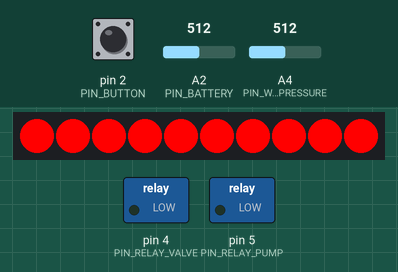
Recording of a sketch running on a simulated Arduino Uno, built with avr-gcc and run on an emulated ATmega328P. Parts: 10 RGB LEDs in strip order, left to right, switched loads named in the sketch (green lamp = pin HIGH). The test bench sets the inputs (shaded band); at power-on: A4 (PIN_WATER_PRESSURE) = 512, A2 (PIN_BATTERY) = 512, pin 2 (PIN_BUTTON) LOW. What the sketch prints to the serial monitor is not drawn.

Above: at 6.4 s.
6.5 s: A4 (PIN_WATER_PRESSURE) set to 716
At 12.7 s:
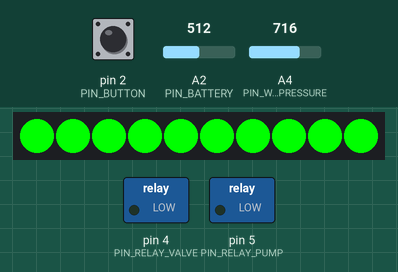
17.9 s: A2 (PIN_BATTERY) set to 863
29.3 s: A2 (PIN_BATTERY) set to 887
At 30.1 s:
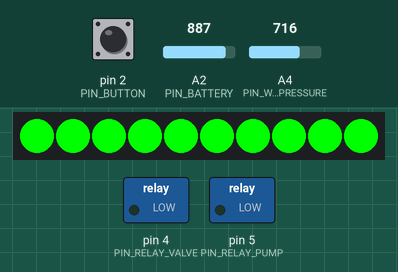
35.7 s: A4 (PIN_WATER_PRESSURE) set to 511
At 38.2 s:
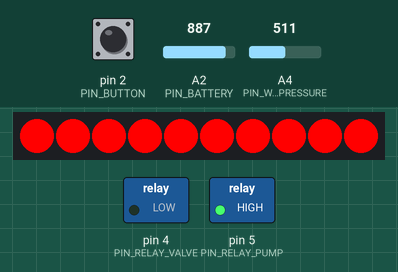
47.1 s: pin 2 (PIN_BUTTON) pulled HIGH for 3 s
At 50.1 s:
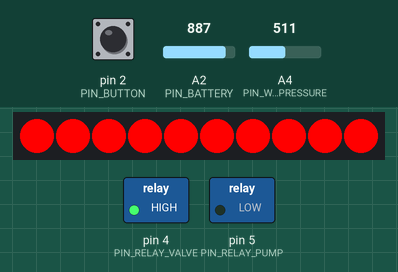
Timing chart, 0 to 51.6 s (numbered marks = the images above; inputs shaded):
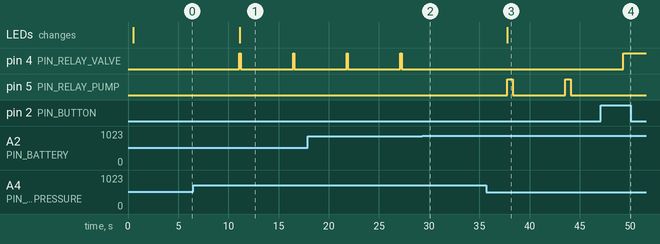

Measured:
- after the input at 6.5 s, pin 4 (PIN_RELAY_VALVE): alternates HIGH for 0.12 s and LOW for 5.2 s, starting after 4.6 s; the LEDs: change after 4.6 s (image 1)
- after the input at 29.3 s, pin 4 (PIN_RELAY_VALVE): stays LOW (without the input it goes to HIGH after 3.2 s)
- after the input at 35.7 s, pin 5 (PIN_RELAY_PUMP): alternates HIGH for 0.55 s and LOW for 5.2 s, starting after 2.1 s; the LEDs: change after 2.1 s (image 3)
- after the input at 47.1 s, pin 4 (PIN_RELAY_VALVE): LOW → HIGH after 2.2 s; pin 5 (PIN_RELAY_PUMP): stays LOW (without the input it goes to HIGH after 2.2 s)

The sketch:

prototype.ino
```cpp
#include <Adafruit_NeoPixel.h>

/**
 * Analog input pin on Arduino board connected to voltage divider taking battery voltage.
 */
#define PIN_BATTERY A2
#define BATTERY_LOW_VOLTAGE 10500
#define BATTERY_HIGH_VOLTAGE 14000
#define ADC_MIN 0
#define ADC_MAX 1023
#define VOLTAGE_DIVIDER_12V_VOLTAGE_AT_MAX_ADC 16230

/**
 * Analog input pin on Arduino board connected to amplifier of water pressure sensor.
 */
#define PIN_WATER_PRESSURE A4
#define PRESSURE_SENSOR_LOW_VOLTAGE 596 // Pressure sensor at 0 cm overhead water
#define PRESSURE_SENSOR_HIGH_VOLTAGE 642
#define WATER_HEIGHT_MAX 90

/**
 * Digital output pin on Arduino board connected to relay controlling water pump.
 *
 * Setting this pin to HIGH will fill the pipe with water.
 */
#define PIN_RELAY_PUMP 5

/**
 * Digital output pin on Arduino board connected to relay controlling solenoid valve.
 *
 * Setting this pin to HIGH will empty the pipe of water.
 */
#define PIN_RELAY_VALVE 4

#define PIN_BUTTON 2

#define PIN_NEOPIXELS 7

#define NO_OF_NEOPIXELS 10

#define HYSTERIS 3 // Percentage hysteris
#define LOGGING true
#define WAIT_STATE_COUNT 500
#define MAIN_LOOP_WAIT 10

int batterySensor = 0;      // Value read from the voltage divider
int batteryVoltage = 0;     // Battery voltage in mV
int batteryPercentage = 0;  // Battery capacity in percentage

int pressureSensor = 0;     // value read from water pressure sensor. The sensor reads 0-5V for 0-16 ATM
int waterHeight = 0;        // Water height in cm
int waterPercentage = 0;    // Water height in percentage

const int STATE_INIT = 0;
const int STATE_MEASURE = 1;
const int STATE_ACT = 2;
const int STATE_WAIT = 3;
const int STATE_EMPTY = 4;

int s_state = STATE_INIT;
int s_pending_state;
int s_counter;
int s_init;

Adafruit_NeoPixel strip = Adafruit_NeoPixel(NO_OF_NEOPIXELS, PIN_NEOPIXELS, NEO_GRB + NEO_KHZ800);

void setup() {
  // initialize serial communications at 9600 bps:
  Serial.begin(9600);
  pinMode(PIN_BUTTON, INPUT);
  pinMode(PIN_RELAY_PUMP, OUTPUT);
  digitalWrite(PIN_RELAY_PUMP, LOW);
  pinMode(PIN_RELAY_VALVE, OUTPUT);
  digitalWrite(PIN_RELAY_VALVE, LOW);

  strip.begin();
  strip.show(); // Initialize all pixels to 'off'

}

/**
 * Main loop is to execute with a 10ms wait
 */
void loop() {

  // Execute state
  switch(s_state) {
    case STATE_INIT:
      state_init();
      break;
    case STATE_MEASURE:
      state_measure();
      break;
    case STATE_ACT:
      state_act();
      break;
    case STATE_WAIT:
      state_wait();
      break;

    case STATE_EMPTY:
      digitalWrite(PIN_RELAY_PUMP, LOW);
      digitalWrite(PIN_RELAY_VALVE, HIGH);
      break;
  }

  // Change to pending state
  nextState();

  // Wait
  delay(MAIN_LOOP_WAIT);
}

void state_init() {
  if (LOGGING) {
    logStart();
    Serial.println("\n\n\t Solar Power Well Meter - Prototype v1.0\n\n");

    Serial.print("\t BATTERY_LOW_VOLTAGE: ");
    Serial.println(BATTERY_LOW_VOLTAGE);
    Serial.print("\t BATTERY_HIGH_VOLTAGE: ");
    Serial.println(BATTERY_HIGH_VOLTAGE);
    Serial.print("\t VOLTAGE_DIVIDER_12V_VOLTAGE_AT_MAX_ADC: ");
    Serial.println(VOLTAGE_DIVIDER_12V_VOLTAGE_AT_MAX_ADC);

    Serial.print("\n\t PRESSURE_SENSOR_LOW_VOLTAGE: ");
    Serial.println(PRESSURE_SENSOR_LOW_VOLTAGE);
    Serial.print("\t PRESSURE_SENSOR_HIGH_VOLTAGE: ");
    Serial.println(PRESSURE_SENSOR_HIGH_VOLTAGE);
    Serial.print("\t WATER_HEIGHT_MAX: ");
    Serial.println(WATER_HEIGHT_MAX);

    Serial.print("\n\t MAIN_LOOP_WAIT: ");
    Serial.println(MAIN_LOOP_WAIT);
    Serial.print("\t HYSTERIS PERCENTAGE: ");
    Serial.println(HYSTERIS);
    logEnd();
  }
  s_pending_state = STATE_MEASURE;
}

void state_measure() {
  // read the analog values
  batterySensor = analogRead(PIN_BATTERY);
  batteryVoltage = convert12VBatterySensorToVoltage(batterySensor);
  batteryPercentage = convertBatteryVoltageToPercentage(batteryVoltage);
  if (batteryPercentage > 100) {
    batteryPercentage = 100;
  } else if (batteryPercentage < 0) {
    batteryPercentage = 0;
  }

  int button = digitalRead(PIN_BUTTON);

  pressureSensor = analogRead(PIN_WATER_PRESSURE);
  waterHeight = map(pressureSensor, PRESSURE_SENSOR_LOW_VOLTAGE, PRESSURE_SENSOR_HIGH_VOLTAGE, 0, 90);
  waterPercentage = map(waterHeight, 0, WATER_HEIGHT_MAX, 0, 100);
  if (waterPercentage > 100) {
    waterPercentage = 100;
  } else if (waterPercentage < 0) {
    waterPercentage = 0;
  }

  if (LOGGING) {
    logStart();
    logBatteryToSerial();
    logWaterToSerial();
    logEnd();
  }

  if (button) {
    s_pending_state = STATE_EMPTY;
  } else {
    s_pending_state = STATE_ACT;
  }
}

void state_act() {
  if (s_init) {
    int error = batteryPercentage - waterPercentage;

    // If error > 0 it means that the battery has higher percentage charge than water is indicating
    if (error > HYSTERIS) {
      s_counter = 50;
      digitalWrite(PIN_RELAY_PUMP, HIGH);
    }

    if (error < -HYSTERIS) {
      s_counter = 10;
      digitalWrite(PIN_RELAY_VALVE, HIGH);
    }

    if (LOGGING) {
      logStart();
      Serial.print("\t Error: ");
      Serial.println(error);
      logEnd();
    }
  }

  setColor(waterPercentage);

  s_counter = s_counter - 1;
  if (LOGGING) {
    if (s_counter % 80) {
      Serial.print("*");
    } else {
      Serial.println("*");
    }
  }
  if (s_counter <= 0) {
    digitalWrite(PIN_RELAY_PUMP, LOW);
    digitalWrite(PIN_RELAY_VALVE, LOW);
    if (LOGGING) {
      logEnd();
    }
    s_pending_state = STATE_WAIT;
  }
}

void state_wait() {
  if (s_init) {
    s_counter = WAIT_STATE_COUNT;
    if (LOGGING) {
      logStart();
    }
  }

  s_counter = s_counter - 1;
  if (LOGGING) {
    if (s_counter % 80) {
      Serial.print("*");
    } else {
      Serial.println("*");
    }
  }

  if (s_counter <= 0) {
    s_pending_state = STATE_MEASURE;
    if (LOGGING) {
      Serial.println("*");
      logEnd();
    }
  }
}

void nextState() {
  if (s_state == s_pending_state) {
    // No state change - early return
    s_init = false;;
    return;
  }

  if (LOGGING) {
    logStart();
    Serial.print("\t state change: ");
    Serial.print(s_state);
    Serial.print(" -> ");
    Serial.println(s_pending_state);
    logEnd();
  }
  s_init = true;
  s_state = s_pending_state;
}

void setColor(int percentage) {
  int red = map(percentage, 0, 100, 255, 0);
  int green = map(percentage, 0, 100, 0, 255);
  uint32_t color = strip.Color(red, green, 0);
  for(uint16_t i=0; i<strip.numPixels(); i++) {
    strip.setPixelColor(i, color);
  }
  strip.show();
}

int convert12VBatterySensorToVoltage(int analogValue) {
  // Each step corresponds to 15.8548 mV
  return map(analogValue, ADC_MIN, ADC_MAX, 0, VOLTAGE_DIVIDER_12V_VOLTAGE_AT_MAX_ADC);
}

int convertBatteryVoltageToPercentage(int voltage) {
  return map(voltage, BATTERY_LOW_VOLTAGE, BATTERY_HIGH_VOLTAGE, 0, 100);
}

void logBatteryToSerial() {
  Serial.print("\t batterySensor = ");
  Serial.print(batterySensor);
  Serial.print("\t battery voltage = ");
  Serial.print(batteryVoltage);
  Serial.print("\t battery percentage = ");
  Serial.println(batteryPercentage);
}

void logWaterToSerial() {
  Serial.print("\t pressureSensor = ");
  Serial.print(pressureSensor);
  Serial.print("\t water height = ");
  Serial.print(waterHeight);
  Serial.print("\t\t water percentage = ");
  Serial.println(waterPercentage);
}

void logStart() {
  Serial.println("<<<<<<");
}

void logEnd() {
  Serial.println(">>>>>>");
}
```
